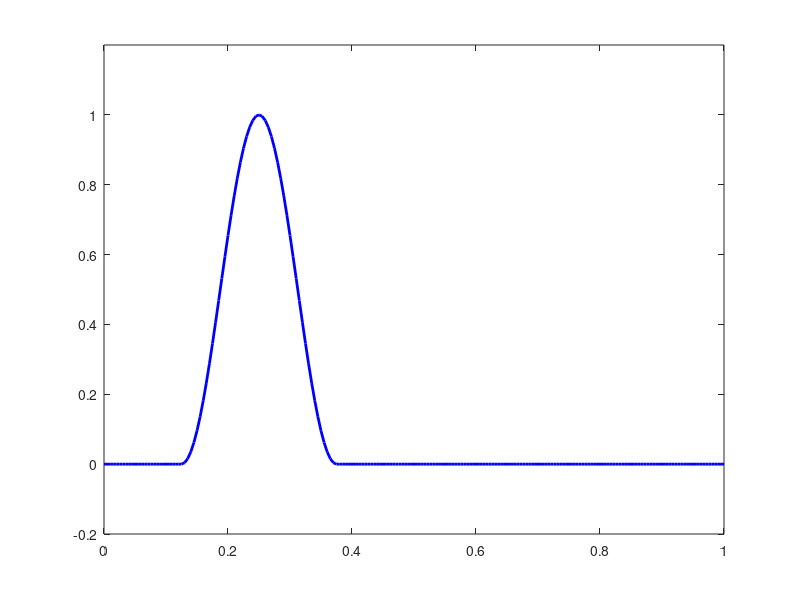

MATLAB code to generate this figure: (Note: this script raises an error after producing the figure.)
clc
clear all
close all
Nx=200;
CFL=0.5;
dt = CFL*(1/Nx)/1;
time=0:dt:1;
x=0:1/Nx:1;

for i=1:length(x)
    if (x(i) >= 0.125 && x(i) <= 0.375)
        exact(i) = 0.5*(1-cos(8*pi*(x(i)-0.125)));
    else
        exact(i) = 0;
    end
end

%Nx200, CFL0.25
figure
plot(x,exact,'-b','LineWidth',2)
ylim([-0.2 1.2])
Array = csvread('Nx200_CFL0.25.csv');
col1 = Array(:, 1);
col2 = Array(:, 2);
hold on
plot(col1, col2,'-x','color','r');
ylabel('\phi')
xlabel('x')
legend('Exact Solution', 'Simulated Solution')
title('Advection Simulation with Nx=200 and CFL=0.25')

%Nx200, CFL0.8
figure
plot(x,exact,'-b','LineWidth',2)
ylim([-0.2 1.2])
Array = csvread('Nx200_CFL0.8.csv');
col1 = Array(:, 1);
col2 = Array(:, 2);
hold on
plot(col1, col2,'-x','color','r');
ylabel('\phi')
xlabel('x')
legend('Exact Solution', 'Simulated Solution')
title('Advection Simulation with Nx=200 and CFL=0.8')

%Nx200, CFL1
figure
plot(x,exact,'-b','LineWidth',2)
ylim([-0.2 1.2])
Array = csvread('Nx200_CFL1.csv');
col1 = Array(:, 1);
col2 = Array(:, 2);
hold on
plot(col1, col2,'-x','color','r');
ylabel('\phi')
xlabel('x')
legend('Exact Solution', 'Simulated Solution')
title('Advection Simulation with Nx=200 and CFL=1')

%Nx100, CFL0.25
figure
plot(x,exact,'-b','LineWidth',2)
ylim([-0.2 1.2])
Array = csvread('Nx100_CFL0.25.csv');
col1 = Array(:, 1);
col2 = Array(:, 2);
hold on
plot(col1, col2,'-x','color','r');
ylabel('\phi')
xlabel('x')
legend('Exact Solution', 'Simulated Solution')
title('Advection Simulation with Nx=100 and CFL=0.25')


%Nx100, CFL0.8
figure
plot(x,exact,'-b','LineWidth',2)
ylim([-0.2 1.2])
Array = csvread('Nx100_CFL0.8.csv');
col1 = Array(:, 1);
col2 = Array(:, 2);
hold on
plot(col1, col2,'-x','color','r');
ylabel('\phi')
xlabel('x')
legend('Exact Solution', 'Simulated Solution')
title('Advection Simulation with Nx=100 and CFL=0.8')

%Nx100, CFL1
figure
plot(x,exact,'-b','LineWidth',2)
ylim([-0.2 1.2])
Array = csvread('Nx100_CFL1.csv');
col1 = Array(:, 1);
col2 = Array(:, 2);
hold on
plot(col1, col2,'-x','color','r');
ylabel('\phi')
xlabel('x')
legend('Exact Solution', 'Simulated Solution')
title('Advection Simulation with Nx=100 and CFL=1')

%Nx200, CFL1.002
figure
plot(x,exact,'-b','LineWidth',2)
Array = csvread('Nx200_CFL1.002.csv');
col1 = Array(:, 1);
col2 = Array(:, 2);
hold on
plot(col1, col2,'-x','color','r');ylabel('\phi')
xlabel('x')
legend('Exact Solution', 'Simulated Solution')
title('Advection Simulation with Nx=200 and CFL=1.002')


